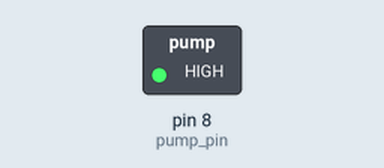
Simulated run of this sketch. Board: Arduino Uno, built with avr-gcc and run on an emulated ATmega328P. On the bench: switched loads named in the sketch (green lamp = pin HIGH).

Above: at 1.5 s.
At 4.5 s:
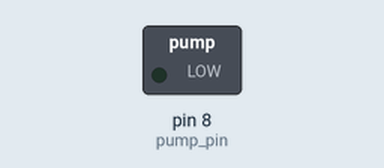
Timing chart, 0 to 7.8 s (numbered marks = the images above):
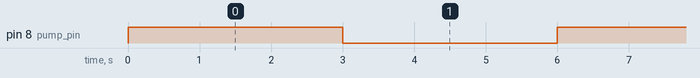

The sketch:

area3_timer_controller.ino
```cpp
// define pins numbers
const int pump_pin = 8;
void setup() {
  pinMode(pump_pin, OUTPUT);
  digitalWrite(pump_pin, LOW);
  Serial.begin(9600);      // start the serial communication
}

void loop() {
  digitalWrite(pump_pin, HIGH);       // Turn off water pump
  delay(3000);
  digitalWrite(pump_pin, LOW);        // Turn on water pump
  delay(3000);
}
```

Measured:
- by itself, pin 8 (pump_pin): alternates HIGH for 3.0 s and LOW for 3.0 s
